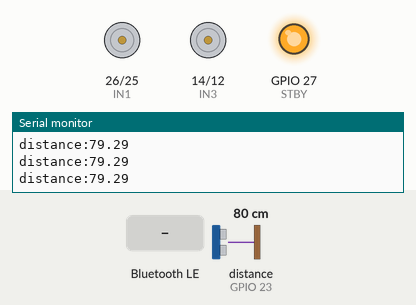
This sketch was run on a simulated ESP32. Shown: motor-driver pin pairs drawn as motors (green arrow = first pin HIGH = forward, orange = second pin HIGH = backward, longer = more drive, scaled by the enable pin, stopped while the standby pin is LOW), output pins drawn as LEDs (lit = HIGH), the last lines printed to the serial monitor. Wiring (inferred from the names in the program): ultrasonic range finder: trigger GPIO 22; echo GPIO 23. Inputs (shaded band) come from the test bench; at power-on: distance to the obstacle (sensor on GPIO 23) 80 cm. The echo pulse lasts 58.3 µs per cm; nothing arrives over Bluetooth unless stated; a phone connects over Bluetooth LE 3 s after start; pins used as bus, display or sensor lines are not drawn.

Above: at 1.2 s.
1.3 s: Bluetooth LE write "f" received
At 1.9 s:
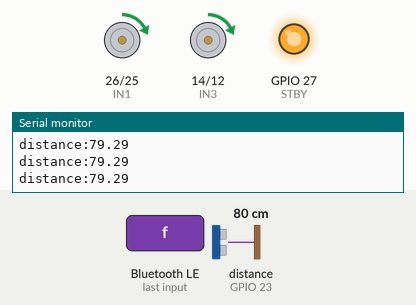
2.8 s: Bluetooth LE write "5" received
At 3.3 s:
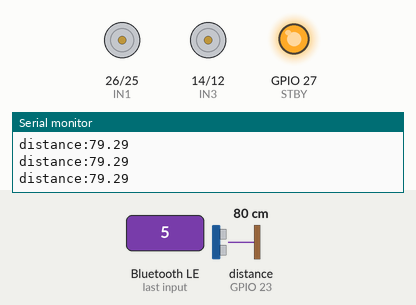
Timing chart, 0 to 5.8 s (numbered marks = the images above; inputs shaded):
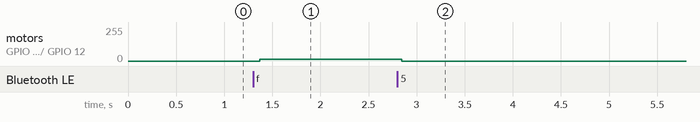

Measured:
- after the input at 1.3 s, motor on GPIO 26 (IN1) / GPIO 25 (IN2), motor on GPIO 14 (IN3) / GPIO 12 (IN4): stopped → forward 12/255 after 0.07 s
- after the input at 2.8 s, motor on GPIO 26 (IN1) / GPIO 25 (IN2), motor on GPIO 14 (IN3) / GPIO 12 (IN4): forward 12/255 → stopped at once

The sketch:

Motor_Control_ESP32.ino
```cpp
#include <Arduino.h>
#include <BLEDevice.h>
#include <BLEServer.h>
#include <BLEUtils.h>
#include <BLE2902.h>
#include <String.h>

//TB6612FNG驱动模块控制信号 共6个
#define IN1 26  //控制电机1的方向A，01为正转，10为反转
#define IN2 25  //控制电机1的方向B，01为正转，10为反转
#define IN3 14  //控制电机2的方向A，01为正转，10为反转
#define IN4 12  //控制电机2的方向B，01为正转，10为反转

#define PWMA 33  //控制电机1 PWM控制引脚
#define PWMB 13 //控制电机2 PWM控制引脚
#define STBY 27 //工作与待机

#define freq 20000     //PWM波形频率5KHZ
#define pwm_Channel_1  0 //使用PWM的通道0
#define pwm_Channel_2  1 //使用PWM的通道1

#define resolution  10    //使用PWM占空比的分辨率，占空比最大可写2^10-1=1023

#define trigPin  22
#define echoPin  23

int car_speed = 100;
char state = 'e';
/**************************************************************************
蓝牙BLE部分
**************************************************************************/
BLECharacteristic *pCharacteristic;
bool deviceConnected = false;
uint8_t txValue = 0;
long lastMsg = 0;//存放时间的变量
String rxload;
String receive_msg;
float x=0,y=0;

#define SERVICE_UUID           "6E400001-B5A3-F393-E0A9-E50E24DCCA9E" // UART service UUID
#define CHARACTERISTIC_UUID_RX "6E400002-B5A3-F393-E0A9-E50E24DCCA9E"
#define CHARACTERISTIC_UUID_TX "6E400003-B5A3-F393-E0A9-E50E24DCCA9E"

class MyServerCallbacks: public BLEServerCallbacks {
    void onConnect(BLEServer* pServer) {
      deviceConnected = true;
    };
    void onDisconnect(BLEServer* pServer) {
      deviceConnected = false;
    }
};

class MyCallbacks: public BLECharacteristicCallbacks {
    void onWrite(BLECharacteristic *pCharacteristic) {
      std::string rxValue = pCharacteristic->getValue();
      if (rxValue.length() > 0) {
        receive_msg = "";
        for (int i = 0; i < rxValue.length(); i++)
         {
          receive_msg += (char)rxValue[i];
          Serial.print(rxValue[i]);
         }
         Serial.println("");
      if(islower(receive_msg.charAt(0))){          //是小写字母
        state = receive_msg[0];                      //控制
      }
      else{
        car_speed = receive_msg.toInt();     //转数字，修改速度
      }
      }
    }
};

void setupBLE(String BLEName){
  const char *ble_name=BLEName.c_str();
  BLEDevice::init(ble_name);
  BLEServer *pServer = BLEDevice::createServer();
  pServer->setCallbacks(new MyServerCallbacks());
  BLEService *pService = pServer->createService(SERVICE_UUID);
  pCharacteristic = pService->createCharacteristic(CHARACTERISTIC_UUID_TX,BLECharacteristic::PROPERTY_NOTIFY);
  pCharacteristic->addDescriptor(new BLE2902());
  BLECharacteristic *pCharacteristic = pService->createCharacteristic(CHARACTERISTIC_UUID_RX,BLECharacteristic::PROPERTY_WRITE);
  pCharacteristic->setCallbacks(new MyCallbacks());
  pService->start();
  pServer->getAdvertising()->start();
  Serial.println("Waiting a client connection to notify...");
}
/**************************************************************************
函数功能：赋值给PWM寄存器
入口参数：左轮PWM、右轮PWM
返回  值：无
**************************************************************************/
void Set_Pwm(int moto1, int moto2)
{
  int Amplitude = 1000;  //===PWM满幅是1024 限制在950

  if (moto1 > 0) {
    digitalWrite(IN1, HIGH);
    digitalWrite(IN2, LOW);
  } else {
    digitalWrite(IN1, LOW);
    digitalWrite(IN2, HIGH);
  }

  if (moto2 > 0) {
    digitalWrite(IN3, LOW);
    digitalWrite(IN4, HIGH);
  } else {
    digitalWrite(IN3, HIGH);
    digitalWrite(IN4, LOW);
  }

  //功能：限制PWM赋值
  if (moto1 < -Amplitude)  moto1 = -Amplitude;
  if (moto1 >  Amplitude)  moto1 =  Amplitude;
  if (moto2 < -Amplitude)  moto2 = -Amplitude;
  if (moto2 >  Amplitude)  moto2 =  Amplitude;

  //赋值给PWM寄存器
  ledcWrite(pwm_Channel_1, abs(moto1));
  ledcWrite(pwm_Channel_2, abs(moto2));
}
void control(char command, int carspeed){     //电机控制
  if(command=='a'){
    Set_Pwm(carspeed, carspeed);      //前
  }
  else if(command=='b')
    Set_Pwm(-carspeed, -carspeed);    //后
  else if(command=='c')
    Set_Pwm(carspeed*0.75, carspeed);  //左
  else if(command=='d')
    Set_Pwm(carspeed, carspeed*0.75);  //右
  else if(command=='e')
    Set_Pwm(0, 0);                      //停
  else if(command=='f')
    Set_Pwm(carspeed/2.0, -carspeed/2.0); //原地转
}
void ultrasound(){      //超声波
  digitalWrite(trigPin, LOW);
  delayMicroseconds(2);
  digitalWrite(trigPin, HIGH);
  delayMicroseconds(10);
  digitalWrite(trigPin, LOW);

  //计算超声波回波的时间
  long duration = pulseIn(echoPin, HIGH);

  //计算物体的距离(cm)
  float distance = duration * 0.034 / 2;
  if(distance < 20 && (state != 'f' && state != 'b'))
    state = 'e';         //除了倒车、转圈都停止
  //输出物体的距离
  Serial.print("distance:");
  Serial.println(distance);
  delay(100);
}
/*********************************setup**********************************/
void setup()
{
    pinMode(IN1, OUTPUT);          //TB6612控制引脚，控制电机1的方向，01为正转，10为反转
    pinMode(IN2, OUTPUT);          //TB6612控制引脚，
    pinMode(IN3, OUTPUT);          //TB6612控制引脚，控制电机2的方向，01为正转，10为反转
    pinMode(IN4, OUTPUT);          //TB6612控制引脚，
    pinMode(PWMA, OUTPUT);         //TB6612控制引脚，电机PWM
    pinMode(PWMB, OUTPUT);         //TB6612控制引脚，电机PWM
    pinMode(STBY, OUTPUT);

    pinMode(trigPin, OUTPUT);     //超声波
    pinMode(echoPin, INPUT);

    digitalWrite(IN1, LOW);       //TB6612控制引脚拉低
    digitalWrite(IN2, LOW);       //TB6612控制引脚拉低
    digitalWrite(IN3, LOW);       //TB6612控制引脚拉低
    digitalWrite(IN4, LOW);       //TB6612控制引脚拉低
    digitalWrite(STBY, HIGH);

    ledcSetup(pwm_Channel_1, freq, resolution); //PWM通道一开启设置
    ledcAttachPin(PWMA, pwm_Channel_1);     //PWM通道一和引脚PWMA关联
    ledcWrite(pwm_Channel_1, 0);        //PWM通道一占空比设置为零

    ledcSetup(pwm_Channel_2, freq, resolution); //PWM通道二开启设置
    ledcAttachPin(PWMB, pwm_Channel_2);     //PWM通道二和引脚PWMB关联
    ledcWrite(pwm_Channel_2, 0);        //PWM通道二占空比设置为零

    Serial.begin(115200);
    setupBLE("LEO_BLE");//设置蓝牙名称

}

/************************************loop************************************/
void loop()
{
    long now = millis();//记录当前时间
    if (now - lastMsg > 500)
    {//每隔1秒发一次信号
        if (deviceConnected&&rxload.length()>0) {
            String str=rxload;
          const char *newValue=str.c_str();
          pCharacteristic->setValue(newValue);
          pCharacteristic->notify();
          Serial.println(str);
        }
      lastMsg = now;//刷新上一次发送数据的时间
    }
    ultrasound();
    control(state, car_speed);
}
```
